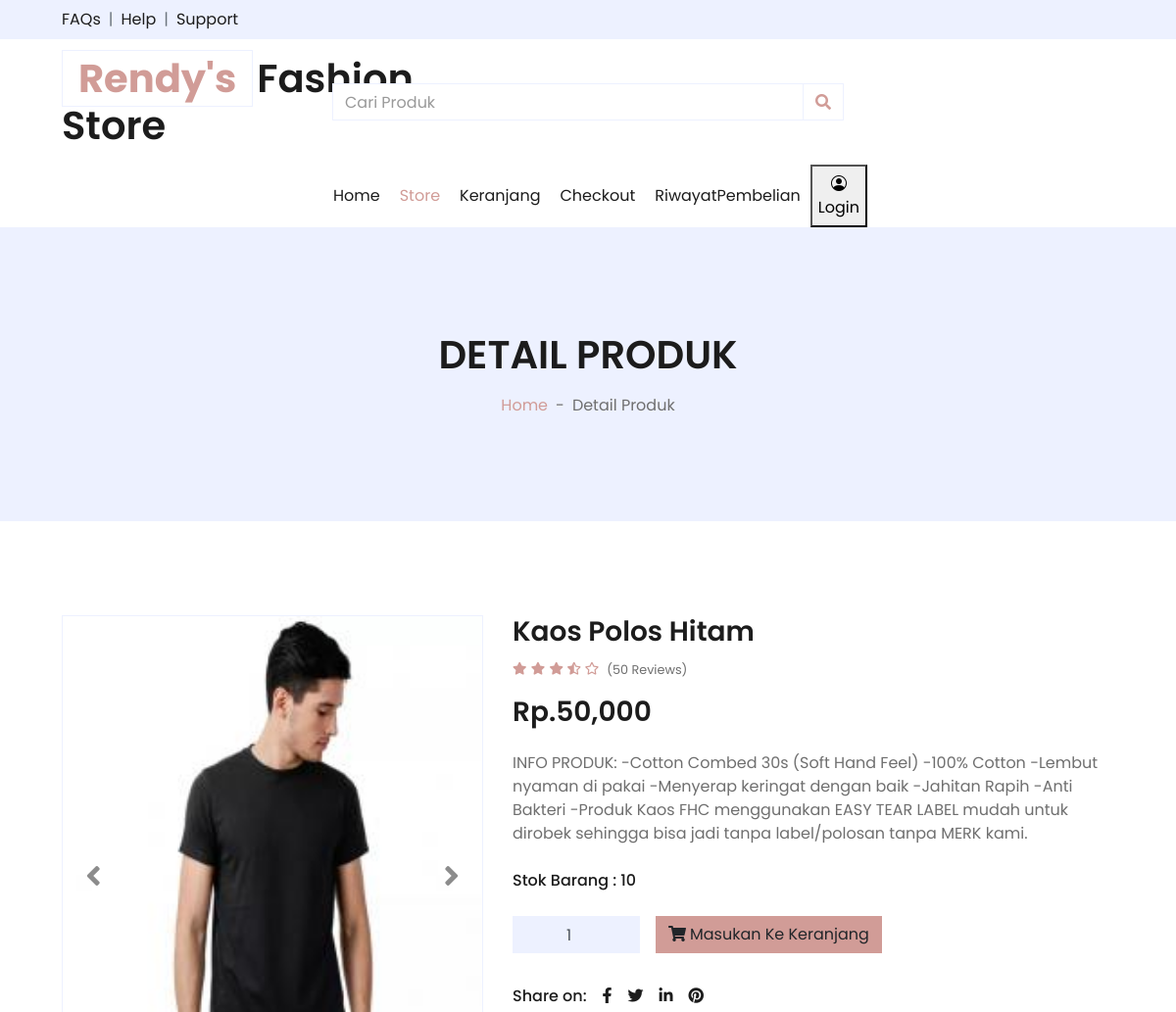
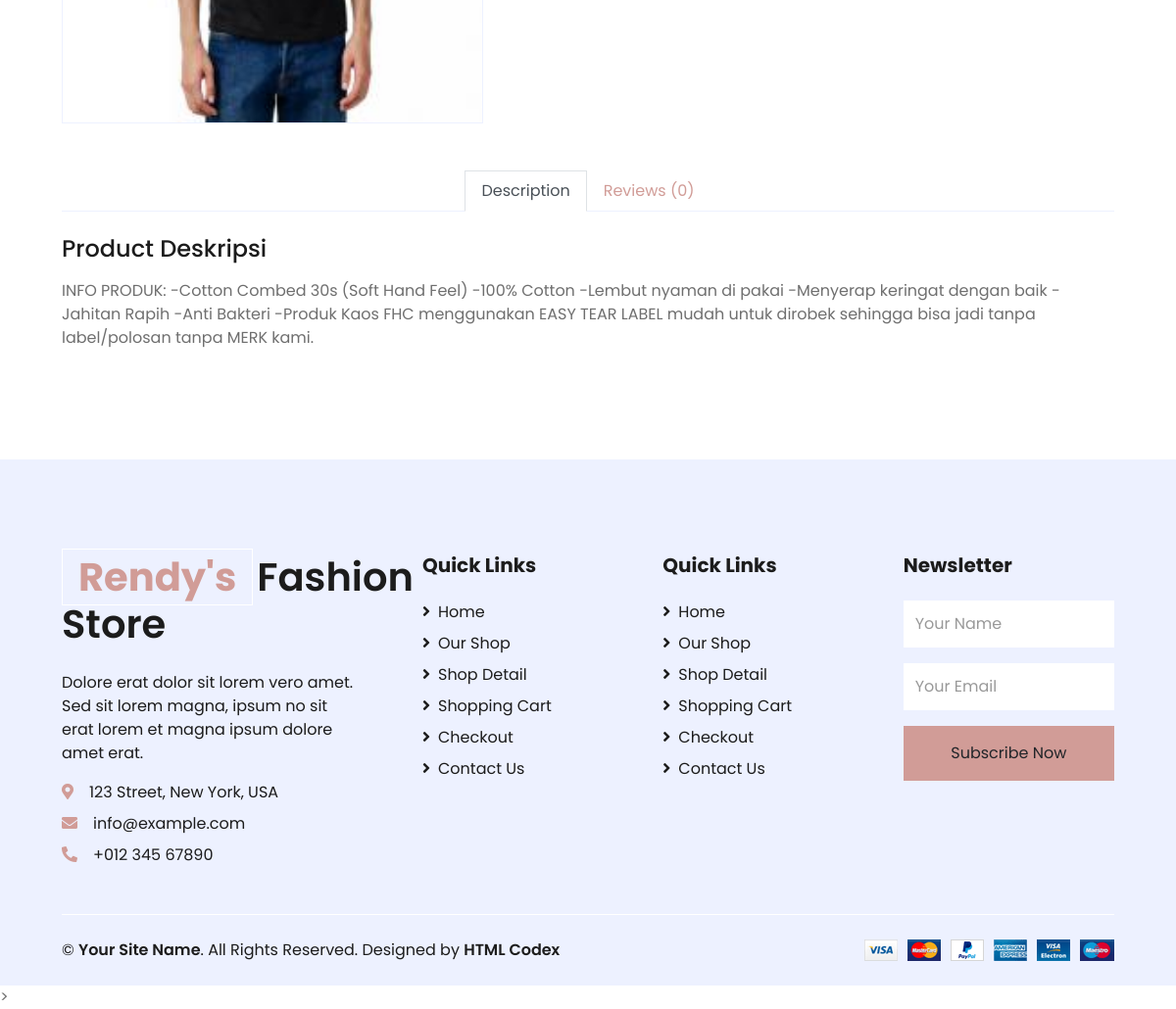
The page /detail.php?kd_barang=15 on the database its author committed (2 pictures, top to bottom).
### tables this page shows
CREATE TABLE `barang` (
  `kd_barang` int(11) NOT NULL,
  `nama` varchar(50) NOT NULL,
  `id_kategori` int(11) NOT NULL,
  `deskripsi` text NOT NULL,
  `jumlah_barang` int(11) NOT NULL,
  `tanggal_masuk` date NOT NULL,
  `harga_jual` double NOT NULL,
  `terjual` int(11) NOT NULL,
  `foto` text NOT NULL
);

### detail.php (the view, shortened to what this page needs)
<!DOCTYPE html>
<html lang="en">
<head>
    <link href="https://cdnjs.cloudflare.com/ajax/libs/font-awesome/5.10.0/css/all.min.css" rel="stylesheet">
    <link href="lib/owlcarousel/assets/owl.carousel.min.css" rel="stylesheet">
    <link href="css/style.css" rel="stylesheet">
</head>
<body>
	<?php include 'menu.php'; ?>
    <div class="container-fluid bg-secondary mb-5">
        <div class="d-flex flex-column align-items-center justify-content-center" style="min-height: 300px">
            <h1 class="font-weight-semi-bold text-uppercase mb-3">Detail Produk</h1>
            <div class="d-inline-flex">
                <p class="m-0"><a href="index.php">Home</a></p>
                <p class="m-0 px-2">-</p>
                <p class="m-0">Detail Produk</p>
            </div>
        </div>
    </div>
    <?php
    $kd_barang = $_GET['kd_barang'];
    $ambil=$con->query("SELECT * FROM barang WHERE kd_barang='$kd_barang'");
    $detail=$ambil->fetch_assoc();
    ?>
    <div class="container-fluid py-5">
        <div class="row px-xl-5">
            <div class="col-lg-5 pb-5">
                <div id="product-carousel" class="carousel slide" data-ride="carousel">
                    <div class="carousel-inner border">
                        <div class="carousel-item active">
                        </div>
                        <div class="carousel-item active">
                            <img class="w-100 h-100" src=<?php echo "foto_produk/medium_$detail[foto]";?> alt=" ">
                        </div>
                    </div>
                    <a class="carousel-control-prev" href="#product-carousel" data-slide="prev">
                        <i class="fa fa-2x fa-angle-left text-dark"></i>
                    </a>
                    <a class="carousel-control-next" href="#product-carousel" data-slide="next">
                        <i class="fa fa-2x fa-angle-right text-dark"></i>
                    </a>
                </div>
            </div>
            <div class="col-lg-7 pb-5">
                <h3 class="font-weight-semi-bold"><?php echo"$detail[nama]";?></h3>
                <div class="d-flex mb-3">
                    <div class="text-primary mr-2">
                        <small class="fas fa-star"></small>
                        <small class="fas fa-star"></small>
                        <small class="fas fa-star"></small>
                        <small class="fas fa-star-half-alt"></small>
                        <small class="far fa-star"></small>
                    </div>
                    <small class="pt-1">(50 Reviews)</small>
                </div>
                <h3 class="font-weight-semi-bold mb-4">Rp.<?php echo number_format ($detail['harga_jual']);?></h3>
                <p class="mb-4"><?php echo"$detail[deskripsi]";?></p>
                <form method="POST">
                	<div class="form-group">
                		<p class="text-dark font-weight-medium">Stok Barang : <?php echo $detail['jumlah_barang'];?></p>
	                <div class="d-flex align-items-center mb-4 pt-2">
	                    <div class="input-group quantity mr-3" style="width: 130px;">
	                        <input type="number" class="form-control bg-secondary text-center" name="jumlah" max="<?php echo $detail['jumlah_barang'];?>"value="1" required autofocus>
	                    </div>
	                   <button class="btn btn-primary" name="beli"><i class="fa fa-shopping-cart mr-1"></i>Masukan Ke Keranjang</button>
	                </div>
	            	</div>
            	</form>
                <div class="d-flex pt-2">
                    <p class="text-dark font-weight-medium mb-0 mr-2">Share on:</p>
                    <div class="d-inline-flex">
                        <a class="text-dark px-2" href="">
                            <i class="fab fa-facebook-f"></i>
                        </a>
                        <a class="text-dark px-2" href="">
                            <i class="fab fa-twitter"></i>
                        </a>
                        <a class="text-dark px-2" href="">
                            <i class="fab fa-linkedin-in"></i>
                        </a>
                        <a class="text-dark px-2" href="">
                            <i class="fab fa-pinterest"></i>
                        </a>
                    </div>
                </div>
            </div>
        </div>
        <div class="row px-xl-5">
            <div class="col">
                <div class="nav nav-tabs justify-content-center border-secondary mb-4">
                    <a class="nav-item nav-link active" data-toggle="tab" href="#tab-pane-1">Description</a>
                    <a class="nav-item nav-link" data-toggle="tab" href="#tab-pane-2">Reviews (0)</a>
                </div>
                <div class="tab-content">
                    <div class="tab-pane fade show active" id="tab-pane-1">
                        <h4 class="mb-3">Product Deskripsi</h4>
                        <p><?php echo"$detail[deskripsi]";?></p>
                    </div>
                </div>
            </div>
        </div>
    </div>
    <div class="container-fluid bg-secondary text-dark mt-5 pt-5">
        <div class="row px-xl-5 pt-5">
            <div class="col-lg-4 col-md-12 mb-5 pr-3 pr-xl-5">
                <a href="" class="text-decoration-none">
                    <h1 class="mb-4 display-5 font-weight-semi-bold"><span class="text-primary font-weight-bold border border-white px-3 mr-1">Rendy's</span>Fashion Store</h1>
                </a>
                <p>Dolore erat dolor sit lorem vero amet. Sed sit lorem magna, ipsum no sit erat lorem et magna ipsum dolore amet erat.</p>
                <p class="mb-2"><i class="fa fa-map-marker-alt text-primary mr-3"></i>123 Street, New York, USA</p>
                <p class="mb-2"><i class="fa fa-envelope text-primary mr-3"></i>info@example.com</p>
                <p class="mb-0"><i class="fa fa-phone-alt text-primary mr-3"></i>+012 345 67890</p>
            </div>
            <div class="col-lg-8 col-md-12">
                <div class="row">
                    <div class="col-md-4 mb-5">
                        <h5 class="font-weight-bold text-dark mb-4">Quick Links</h5>
                        <div class="d-flex flex-column justify-content-start">
                            <a class="text-dark mb-2" href="index.php"><i class="fa fa-angle-right mr-2"></i>Home</a>
                            <a class="text-dark mb-2" href="store.php"><i class="fa fa-angle-right mr-2"></i>Our Shop</a>
                            <a class="text-dark mb-2" href="detail.php"><i class="fa fa-angle-right mr-2"></i>Shop Detail</a>
                            <a class="text-dark mb-2" href="cart.php"><i class="fa fa-angle-right mr-2"></i>Shopping Cart</a>
                            <a class="text-dark mb-2" href="checkout.php"><i class="fa fa-angle-right mr-2"></i>Checkout</a>
                            <a class="text-dark" href="contact.php"><i class="fa fa-angle-right mr-2"></i>Contact Us</a>
                        </div>
                    </div>
                    <div class="col-md-4 mb-5">
                        <h5 class="font-weight-bold text-dark mb-4">Quick Links</h5>
                        <div class="d-flex flex-column justify-content-start">
                            <a class="text-dark mb-2" href="index.php"><i class="fa fa-angle-right mr-2"></i>Home</a>
                            <a class="text-dark mb-2" href="store.php"><i class="fa fa-angle-right mr-2"></i>Our Shop</a>
                            <a class="text-dark mb-2" href="detail.php"><i class="fa fa-angle-right mr-2"></i>Shop Detail</a>
                            <a class="text-dark mb-2" href="cart.php"><i class="fa fa-angle-right mr-2"></i>Shopping Cart</a>
                            <a class="text-dark mb-2" href="checkout.php"><i class="fa fa-angle-right mr-2"></i>Checkout</a>
                            <a class="text-dark" href="contact.php"><i class="fa fa-angle-right mr-2"></i>Contact Us</a>
                        </div>
                    </div>
                    <div class="col-md-4 mb-5">
                        <h5 class="font-weight-bold text-dark mb-4">Newsletter</h5>
                        <form action="">
                            <div class="form-group">
                                <input type="text" class="form-control border-0 py-4" placeholder="Your Name" required="required" />
                            </div>
                            <div class="form-group">
                                <input type="email" class="form-control border-0 py-4" placeholder="Your Email"
                                    required="required" />
                            </div>
                            <div>
                                <button class="btn btn-primary btn-block border-0 py-3" type="submit">Subscribe Now</button>
                            </div>
                        </form>
                    </div>
                </div>
            </div>
        </div>
        <div class="row border-top border-light mx-xl-5 py-4">
            <div class="col-md-6 px-xl-0">
                <p class="mb-md-0 text-center text-md-left text-dark">
                    &copy; <a class="text-dark font-weight-semi-bold" href="#">Your Site Name</a>. All Rights Reserved. Designed
                    by
                    <a class="text-dark font-weight-semi-bold" href="https://htmlcodex.com">HTML Codex</a>
                </p>
            </div>
            <div class="col-md-6 px-xl-0 text-center text-md-right">
                <img class="img-fluid" src="img/payments.png" alt="">
            </div>
        </div>
    </div>
</body>
</body>
</html>>

### rows shown on the page
barang: foto (picture), nama "Kaos Polos Hitam", harga_jual "50,000", deskripsi "INFO PRODUK: -Cotton Combed 30s (Soft Hand Feel) -100% Cotton -Lembut nyaman di pakai -Menyerap keringat dengan baik -Jahitan Rapih -Anti Bakteri -Produk Kaos FHC menggunakan EASY TEAR LABEL mudah untuk dirobek sehingga bisa jadi tanpa label/polosan tanpa MERK kami.", jumlah_barang "10"
